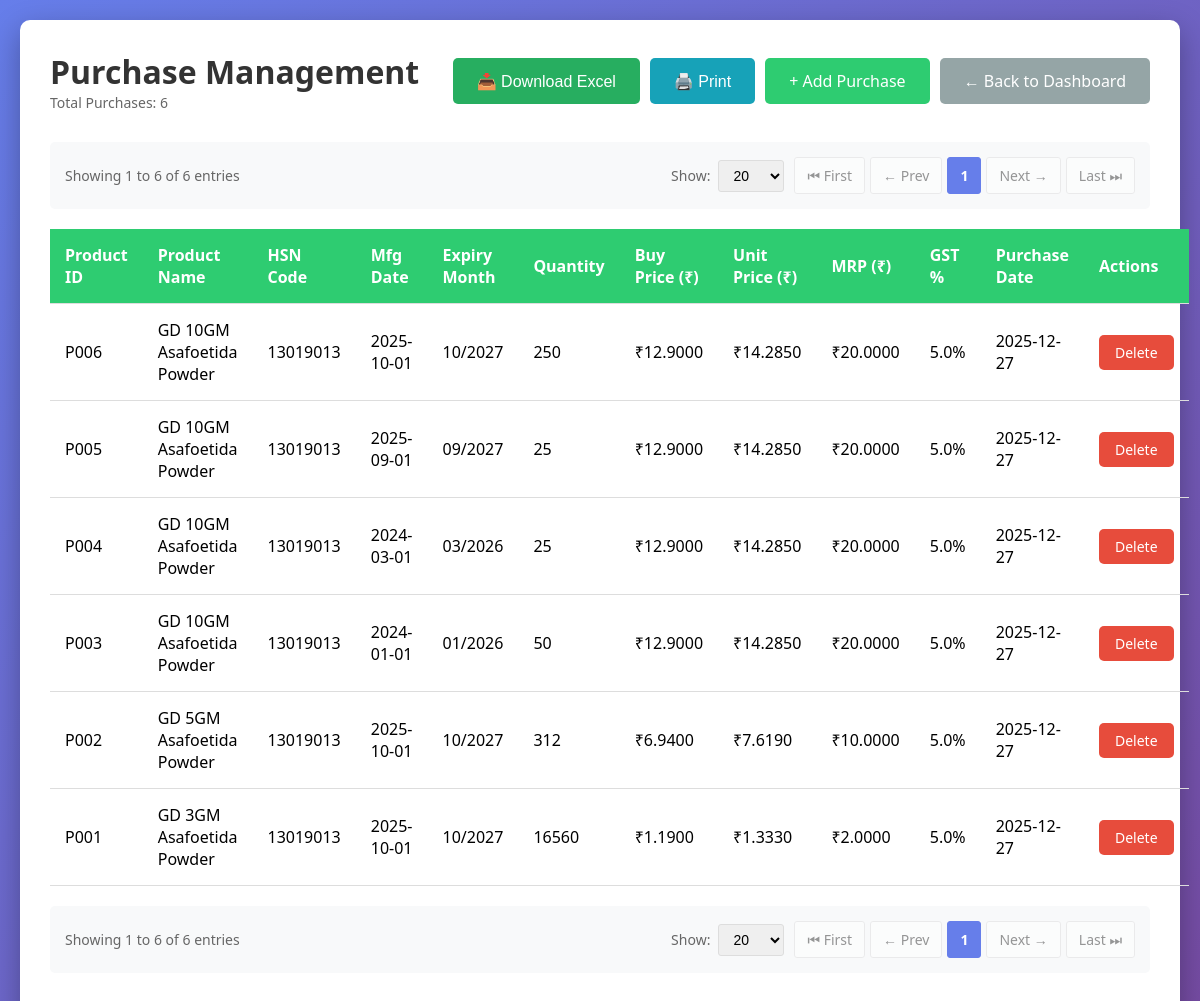
Page /purchases/ on the committed database.
### tables this page shows
CREATE TABLE purchases (
                    id INTEGER PRIMARY KEY AUTOINCREMENT,
                    product_id TEXT NOT NULL,
                    product_name TEXT NOT NULL,
                    hsn_code TEXT,
                    manufacture_date DATE,
                    expiry_month TEXT NOT NULL,
                    quantity INTEGER NOT NULL DEFAULT 0,
                    buy_price REAL NOT NULL DEFAULT 0.0,
                    unit_price REAL NOT NULL DEFAULT 0.0,
                    mrp REAL NOT NULL DEFAULT 0.0,
                    gst_percentage REAL NOT NULL DEFAULT 0.0,
                    purchase_date DATE NOT NULL,
                    created_at TIMESTAMP DEFAULT CURRENT_TIMESTAMP,
                    FOREIGN KEY (product_id) REFERENCES inventory (product_id)
                );

### routes/purchases.py (the view)
@purchases_bp.route('/')
def index():
    page = request.args.get('page', 1, type=int)
    per_page = request.args.get('per_page', 20, type=int)
    if per_page not in [10, 20, 50, 100]:
        per_page = 20
    if page < 1:
        page = 1
    conn = get_db_connection()
    total_count = conn.execute('SELECT COUNT(*) as count FROM purchases').fetchone()['count']
    total_pages = max(1, (total_count + per_page - 1) // per_page) if total_count > 0 else 1
    if page > total_pages:
        page = total_pages
    offset = (page - 1) * per_page
    purchases = conn.execute('''
        SELECT * FROM purchases
        ORDER BY purchase_date DESC, created_at DESC
        LIMIT ? OFFSET ?
    ''', (per_page, offset)).fetchall()
    conn.close()
    has_prev = page > 1
    has_next = page < total_pages
    return render_template('purchases/index.html',
                         purchases=purchases,
                         page=page,
                         per_page=per_page,
                         total_count=total_count,
                         total_pages=total_pages,
                         has_prev=has_prev,
                         has_next=has_next)

### database.py (called while the page is built)
def get_db_connection():
    conn = sqlite3.connect(DATABASE)
    conn.row_factory = sqlite3.Row
    return conn

### templates/purchases/index.html (shortened to what this page needs)
<!DOCTYPE html>
<html lang="en">
<head>
</head>
<body>
    <div class="container">
        <div class="header">
            <div>
                <h1>Purchase Management</h1>
                <p class="purchase-count">Total Purchases: {{ total_count }}</p>
            </div>
            <div class="button-group">
                <button onclick="downloadExcel()" class="btn btn-success no-print">📥 Download Excel</button>
                <button onclick="window.print()" class="btn btn-info no-print">🖨️ Print</button>
                <a href="{{ url_for('purchases.add') }}" class="btn btn-primary no-print">+ Add Purchase</a>
                <a href="{{ url_for('dashboard') }}" class="btn btn-secondary no-print">← Back to Dashboard</a>
            </div>
        </div>
        {% if total_count > 0 %}
            {% set route_name = 'purchases.index' %}
            {% set extra_params = {} %}
            {% include 'pagination.html' %}
        {% endif %}
        {% if purchases %}
            <table>
                <thead>
                    <tr>
                        <th>Product ID</th>
                        <th>Product Name</th>
                        <th>HSN Code</th>
                        <th>Mfg Date</th>
                        <th>Expiry Month</th>
                        <th>Quantity</th>
                        <th>Buy Price (₹)</th>
                        <th>Unit Price (₹)</th>
                        <th>MRP (₹)</th>
                        <th>GST %</th>
                        <th>Purchase Date</th>
                        <th class="no-print">Actions</th>
                    </tr>
                </thead>
                <tbody>
                    {% for purchase in purchases %}
                    <tr>
                        <td>{{ purchase['product_id'] }}</td>
                        <td>{{ purchase['product_name'] }}</td>
                        <td>{{ purchase['hsn_code'] or 'N/A' }}</td>
                        <td>{{ purchase['manufacture_date'] or 'N/A' }}</td>
                        <td>
                            {% if purchase['expiry_month'] %}
                                {% set parts = purchase['expiry_month'].split('-') %}
                                {% if parts|length == 2 %}
                                    {{ parts[1] }}/{{ parts[0] }}
                                {% else %}
                                    {{ purchase['expiry_month'] }}
                                {% endif %}
                            {% else %}
                                N/A
                            {% endif %}
                        </td>
                        <td>{{ purchase['quantity'] }}</td>
                        <td>₹{{ "%.4f"|format(purchase['buy_price']) }}</td>
                        <td>₹{{ "%.4f"|format(purchase['unit_price']) }}</td>
                        <td>₹{{ "%.4f"|format(purchase['mrp']) }}</td>
                        <td>{{ purchase['gst_percentage'] }}%</td>
                        <td>{{ purchase['purchase_date'] }}</td>
                        <td class="no-print">
                            <a href="{{ url_for('purchases.delete', id=purchase['id']) }}"
                               class="btn btn-danger"
                               onclick="return confirm('Are you sure you want to delete this purchase record?')">Delete</a>
                        </td>
                    </tr>
                    {% endfor %}
                </tbody>
            </table>
            {% if total_count > 0 %}
                {% set route_name = 'purchases.index' %}
                {% set extra_params = {} %}
                {% include 'pagination.html' %}
            {% endif %}
        {% else %}
            <div class="no-data">
                <p>No purchases found. Click "Add Purchase" to get started!</p>
            </div>
        {% endif %}
    </div>
</body>
</html>

### templates/purchases/index.html (style rules this page uses)
* { margin: 0; padding: 0; box-sizing: border-box; }
body { font-family: 'Segoe UI', Tahoma, Geneva, Verdana, sans-serif; background: linear-gradient(135deg, #667eea 0%, #764ba2 100%); min-height: 100vh; padding: 20px; }
.container { max-width: 1400px; margin: 0 auto; background: white; border-radius: 10px; box-shadow: 0 10px 30px rgba(0,0,0,0.3); padding: 30px; }
.header { display: flex; justify-content: space-between; align-items: center; margin-bottom: 30px; flex-wrap: wrap; gap: 15px; }
h1 { color: #333; }
.btn { padding: 12px 24px; border: none; border-radius: 5px; cursor: pointer; text-decoration: none; font-size: 16px; transition: all 0.3s; display: inline-block; }
.btn-primary { background: #2ecc71; color: white; }
.btn-secondary { background: #95a5a6; color: white; }
.btn-danger { background: #e74c3c; color: white; padding: 8px 16px; font-size: 14px; }
.btn-success { background: #27ae60; color: white; }
.btn-info { background: #17a2b8; color: white; }
table { width: 100%; border-collapse: collapse; margin-top: 20px; }
th, td { padding: 15px; text-align: left; border-bottom: 1px solid #ddd; }
th { background: #2ecc71; color: white; font-weight: 600; }
.purchase-count { color: #666; font-size: 14px; }
.button-group { display: flex; gap: 10px; }

### rows in the picture
purchases: product_id "P006", product_name "GD 10GM Asafoetida Powder", hsn_code "13019013", manufacture_date "2025-10-01", parts "10", parts "2027", quantity "250", buy_price "12.9000", unit_price "14.2850", mrp "20.0000", gst_percentage "5.0", purchase_date "2025-12-27"
purchases: product_id "P005", product_name "GD 10GM Asafoetida Powder", hsn_code "13019013", manufacture_date "2025-09-01", parts "09", parts "2027", quantity "25", buy_price "12.9000", unit_price "14.2850", mrp "20.0000", gst_percentage "5.0", purchase_date "2025-12-27"
purchases: product_id "P004", product_name "GD 10GM Asafoetida Powder", hsn_code "13019013", manufacture_date "2024-03-01", parts "03", parts "2026", quantity "25", buy_price "12.9000", unit_price "14.2850", mrp "20.0000", gst_percentage "5.0", purchase_date "2025-12-27"
purchases: product_id "P003", product_name "GD 10GM Asafoetida Powder", hsn_code "13019013", manufacture_date "2024-01-01", parts "01", parts "2026", quantity "50", buy_price "12.9000", unit_price "14.2850", mrp "20.0000", gst_percentage "5.0", purchase_date "2025-12-27"
purchases: product_id "P002", product_name "GD 5GM Asafoetida Powder", hsn_code "13019013", manufacture_date "2025-10-01", parts "10", parts "2027", quantity "312", buy_price "6.9400", unit_price "7.6190", mrp "10.0000", gst_percentage "5.0", purchase_date "2025-12-27"
purchases: product_id "P001", product_name "GD 3GM Asafoetida Powder", hsn_code "13019013", manufacture_date "2025-10-01", parts "10", parts "2027", quantity "16560", buy_price "1.1900", unit_price "1.3330", mrp "2.0000", gst_percentage "5.0", purchase_date "2025-12-27"

### other values in the picture
{{ total_count }} "6"
{{ ((page - 1) * per_page) + 1 }} "1 1"
{{ [page * per_page, total_count]|min }} "6 6"
{{ total_count }} "6 6"
{{ p }} "1" "1"
